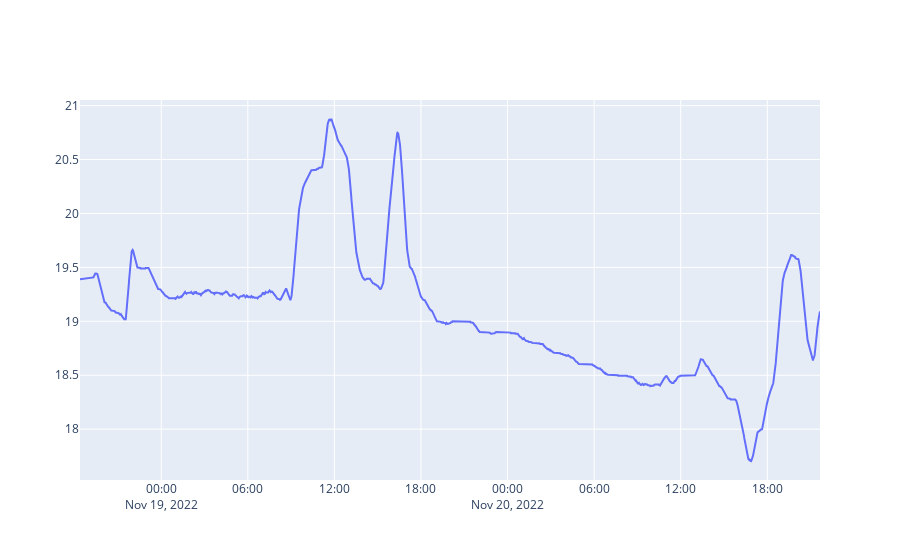

Here is the notebook cell this chart was saved with:
### Code cell
DBNAME = 't_h_readings.db'
con  = sqlite3.connect(DBNAME,
                      detect_types=sqlite3.PARSE_DECLTYPES |
                        sqlite3.PARSE_COLNAMES)

cur = con.cursor()
# con.row_factory = sqlite3.Row
#query = '''SELECT timestamp as "timestamp [timestamp]", temperature, humidity FROM reading LIMIT 500;'''
query = '''SELECT
                timestamp as "timestamp [timestamp]",
                temperature,
                avg(temperature) OVER (ORDER BY timestamp ROWS BETWEEN 10 PRECEDING AND 10 FOLLOWING) as wtemperature,
                humidity,
                avg(humidity) OVER (ORDER BY timestamp ROWS BETWEEN 20 PRECEDING AND 20 FOLLOWING) as whumidity
            FROM reading ORDER BY timestamp LIMIT 5000;'''
df = pd.read_sql_query(query, con)

fig = go.Figure([go.Scatter(x=df['timestamp'], y=df['wtemperature'])])
fig.show()

### Figure 1 — Plotly figure (JSON) as saved in the notebook; plotly's stock layout.template omitted (floating-point values rounded to 4 significant figures; data arrays with more than 128 entries replaced by an {"elided": "..."} marker saying what was removed)
{"data": [{"type": "scatter", "x": {"elided": "3026 str values"}, "y": {"elided": "3026 float values"}}], "layout": {"autosize": true, "xaxis": {"autorange": true, "range": ["2022-11-18 18:22:14.5599", "2022-11-20 21:39:04.3975"], "type": "date"}, "yaxis": {"autorange": true, "range": [17.53, 21.05], "type": "linear"}}}
